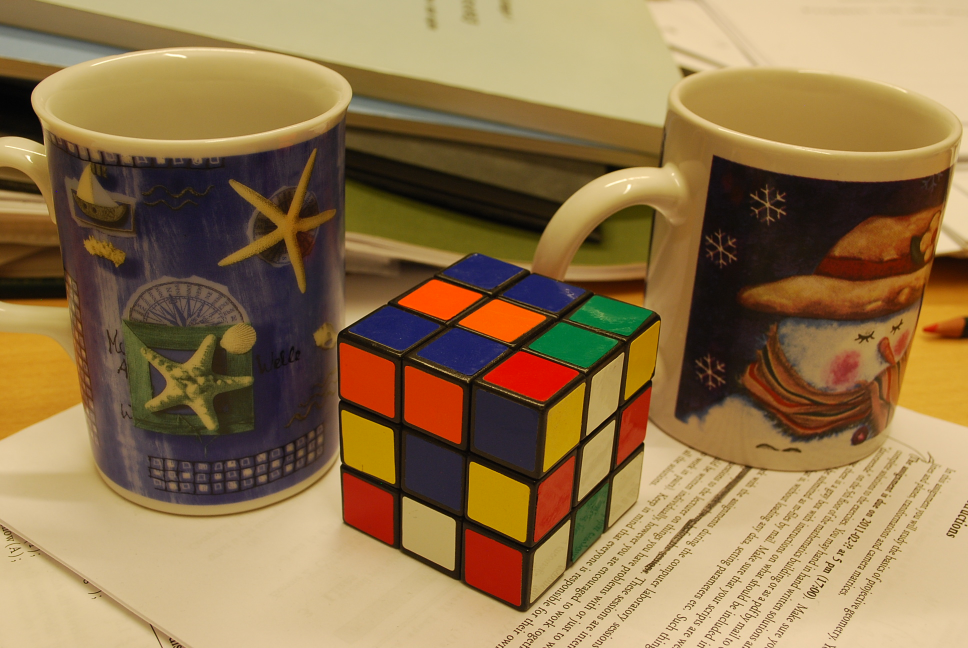
#> input picture assignment-2/data/images/cube1.JPG, 1936 x 1296 px, found by its file name (shown at 1/2 size); its folder holds 6 pictures in this run
$ jupyter execute --allow-errors assignment-2.ipynb
#> lines starting #> are read from the running program, lines starting #| are printed output that depends on the picture
# Assignment 2 - Calibration and DLT
**Author:** Johannes Holmgren

[cell 1]
# Import external modules
# Uncomment below to have interactive 3D models
# %matplotlib widget
import math
import numpy as np
import matplotlib.pyplot as plt
from mpl_toolkits.mplot3d import Axes3D
from scipy.io import loadmat
from scipy.linalg import null_space, inv, qr
import cv2
from skimage import transform

# Import internal modules/files
import plotter
import utils

[cell 2]
# ----- Constants -----
MAT_PATH = 'data/mat/'      # Path to data
IMG_PATH = 'data/images/'   # Path to images
# ---------------------

#> (a cell that did not finish here is left out)

[cell 4]
# Computer Exercise 2

# [103 lines left out: functions get_normalization_matrix, estimate_camera_DLT, rq, not called in this run]


# ----- Load data -----
#> (the rest of this cell did not finish here and is left out)

[cell 5]
# Computer Exercise 3
def vl_sift(im):
    # Initialize the SIFT detector
    sift = cv2.SIFT_create(contrastThreshold=0.05)  # 'PeakThresh' in VLFeat is similar to 'contrastThreshold' in OpenCV

    # Detect keypoints and compute descriptors
    keypoints, descriptors = sift.detectAndCompute(im, None)

    # Convert keypoints to a format similar to VLFeat's `f1` matrix
    f = np.array([kp.pt + (kp.size, kp.angle) for kp in keypoints], dtype=np.float32).T  # Each column: [x, y, scale, orientation]
    d = descriptors.T  # SIFT descriptors
    return f, d

def vl_plotframe(im, f):
    # Plot the image
    plt.imshow(im, cmap='gray')
    plt.axis('off')

    # Plot the keypoints
    for x, y, scale, orientation in f.T:  # Each column of f1 corresponds to a keypoint
        # Scale factor for visualization
        radius = scale / 2
        circle = plt.Circle((x, y), radius, color='r', fill=False, linewidth=1.5)
        plt.gca().add_artist(circle)

        # Optional: Add orientation line
        dx = radius * np.cos(orientation)
        dy = radius * np.sin(orientation)
        plt.arrow(x, y, dx, dy, color='b', head_width=0.5, head_length=0.5)

    plt.show()

def vl_ubcmatch(d1, d2):
    # d1 and d2 are the SIFT descriptors from the two images
    # OpenCV FLANN-based matcher
    flann = cv2.FlannBasedMatcher(dict(algorithm=1, trees=5), dict(checks=50))

    # Match descriptors using k-nearest neighbors (k=2)
    matches = flann.knnMatch(d1.T, d2.T, k=2)  # Transpose descriptors to match OpenCV's format

    # Apply the Lowe's ratio test
    good_matches = []
    scores = []
    for m, n in matches:
        if m.distance < 0.75 * n.distance:  # Adjust the ratio as needed
            good_matches.append((m.queryIdx, m.trainIdx))
            scores.append(m.distance)

    # Convert matches and scores to NumPy arrays for easier manipulation
    matches = np.array(good_matches).T  # Shape: (2, num_matches)
    scores = np.array(scores)

    return matches, scores

# ----- Load data -----
im1 = cv2.imread(IMG_PATH + 'cube1.jpg')
#> im1 is the input picture: shape (1296, 1936, 3); mean B, G, R 76.9, 117.5, 145.2
im2 = cv2.imread(IMG_PATH + 'cube2.jpg')
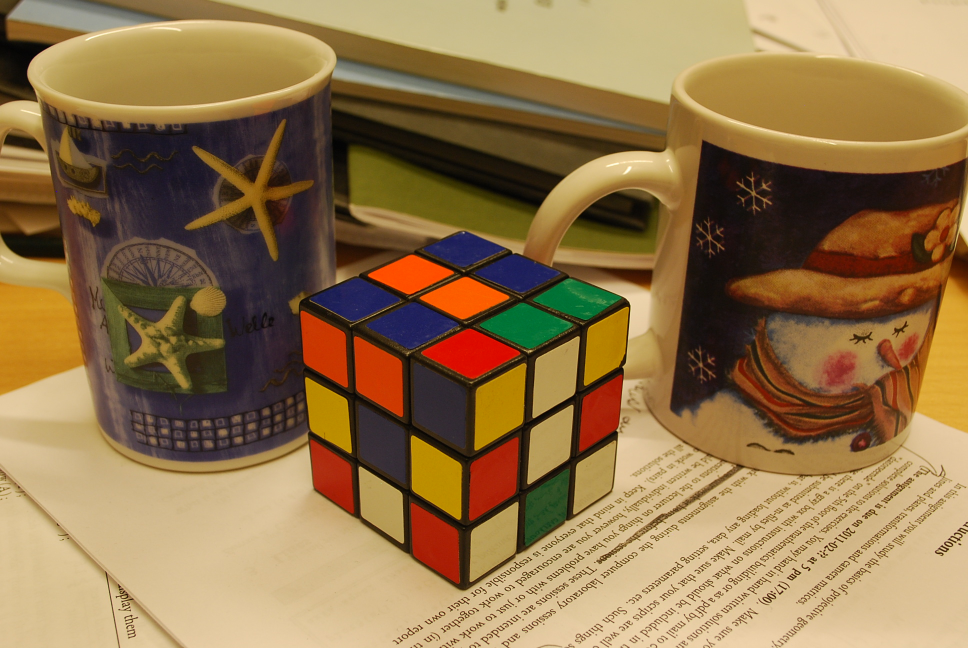
#> input picture assignment-2/data/images/cube2.JPG, 1936 x 1296 px, found by its file name (shown at 1/2 size)
#> im2 is the input picture: shape (1296, 1936, 3); mean B, G, R 75.1, 116.4, 145.7

# Convert to grayscale
gray_im1 = cv2.cvtColor(im1, cv2.COLOR_BGR2GRAY)
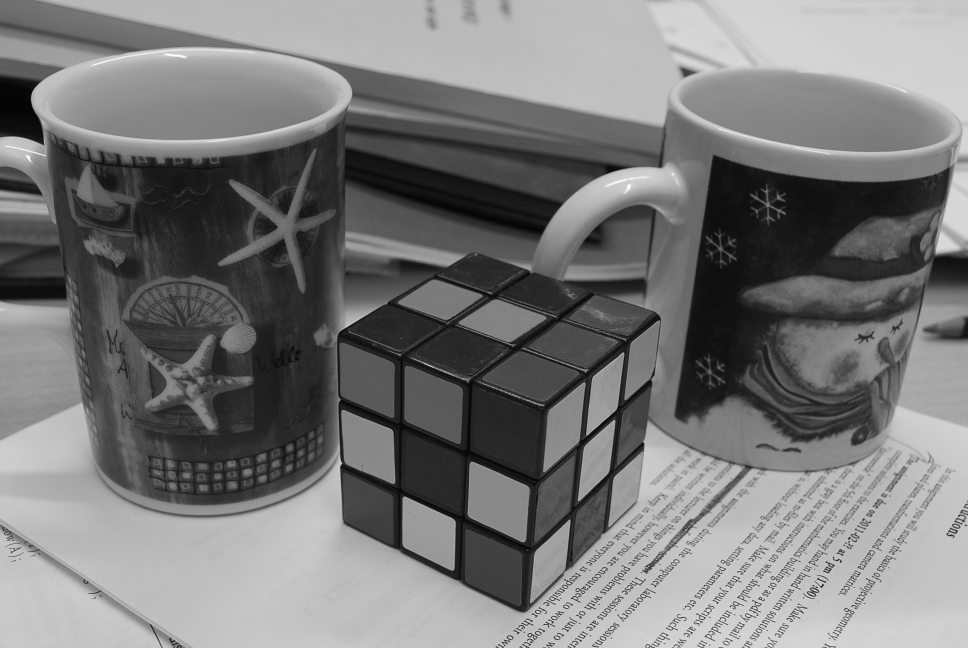
#> gray_im1: shape (1296, 1936) (shown at 1/2 size); min 1, max 254, mean 121.2
gray_im2 = cv2.cvtColor(im2, cv2.COLOR_BGR2GRAY)
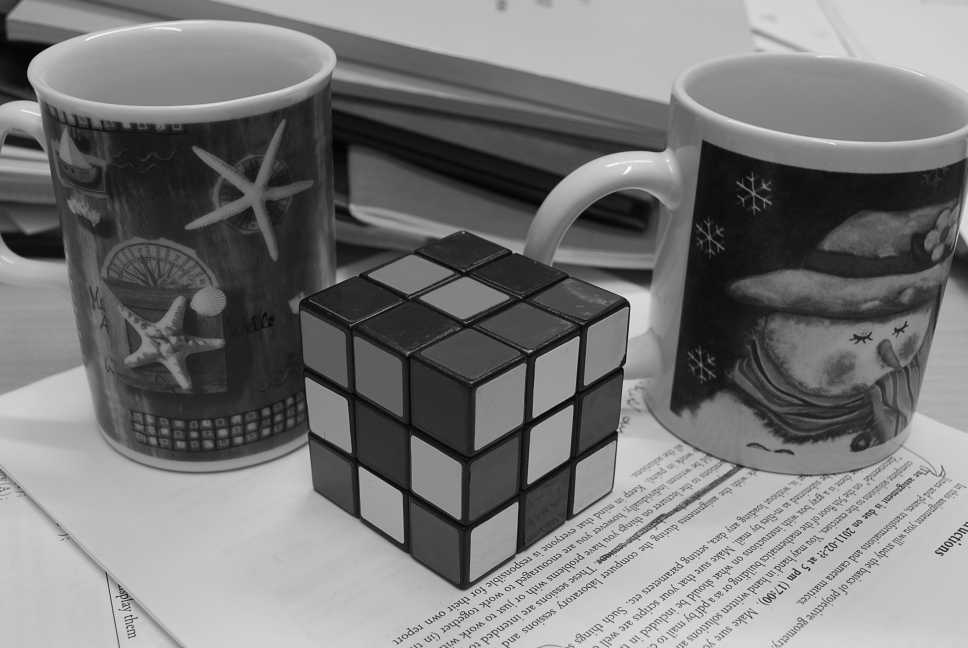
#> gray_im2: shape (1296, 1936) (shown at 1/2 size); min 2, max 254, mean 120.5
# ---------------------

""" # Blur images to get rid of small details (text)
gray_im1_blur = cv2.GaussianBlur(gray_im1, (11, 11), 1.7)
gray_im2_blur = cv2.GaussianBlur(gray_im2, (11, 11), 1.7) """

fig, axs = plt.subplots(1, 2)
axs[0].imshow(gray_im1, cmap='gray')
axs[1].imshow(gray_im2, cmap='gray')
plt.show()
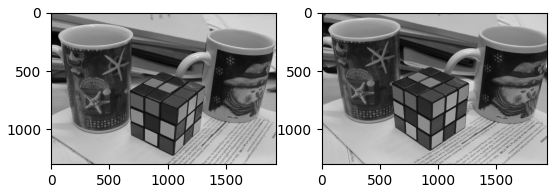
#> figure drawn by matplotlib, 2 panels

# Get features
f1, d1 = vl_sift(gray_im1)
#> in vl_sift, `keypoints, descriptors = sift.detectAndCompute(im, None)`: keypoints = 5145 keypoints; strongest (x, y, size): (1682, 1123, 2.7), (1627, 1171, 2.2), (1646, 1170, 2.7), (1650, 1164, 2.5)
f2, d2 = vl_sift(gray_im2)
#> in vl_sift (call 2), `keypoints, descriptors = sift.detectAndCompute(im, None)`: keypoints = 6146 keypoints; strongest (x, y, size): (1643, 1111, 2.6), (1543, 1183, 2.3), (1920, 1088, 2.8), (1648, 1107, 2.5)

# Plot features with image
vl_plotframe(im1, f1)
#> the loop in vl_plotframe, `for x, y, scale, orientation in f.T:` made 5145 passes
#> (x, y, scale, orientation, radius, dx, dy) on passes 1 to 3: (2.43, 1051, 1.86, 302, 0.932, 0.87, 0.334), (5.14, 1056.3, 2.13, 146.3, 1.06, -0.254, 1.03), (6.91, 1060.9, 2.02, 147.1, 1.01, -0.85, 0.546)
#> in vl_plotframe, `plt.show()`:
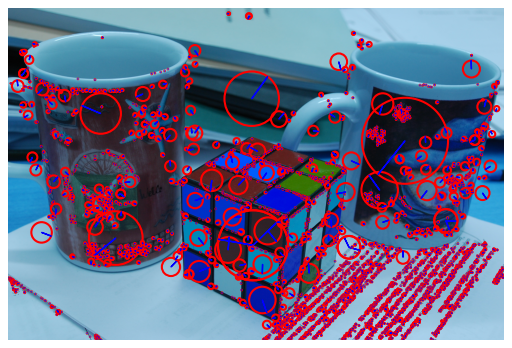
#> figure drawn by matplotlib, 1 panel; B, G, R data is drawn as R, G, B

# Match descriptors for the two images
matches, scores = vl_ubcmatch(d1, d2)
#> in vl_ubcmatch, `matches = flann.knnMatch(d1.T, d2.T, k=2)  # Transpose descriptors to ..`: matches = 5145 matches
#> after the loop in vl_ubcmatch, `for m, n in matches:`: good_matches = 1341 pairs, first value 6 to 5140, second value 8 to 6141; scores = 1341 values, max 295.7 at index 436, min 20.47 at index 272, mean 125.3

# Extract matching points
x1 = f1[:2, matches[0, :]]  # First two rows (x, y) from f1 for matched indices
x2 = f2[:2, matches[1, :]]  # First two rows (x, y) from f2 for matched indices

# Randomly select 10 points and plot lines between points
perm = np.random.permutation(matches.shape[1])

# Concatenate images side by side
concatenated_image = np.concatenate((im1, im2), axis=1)
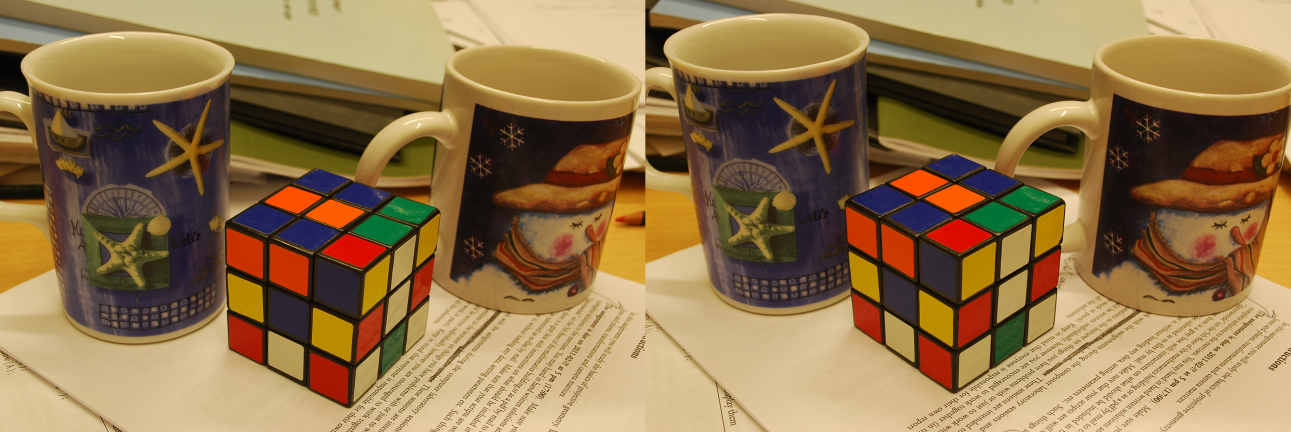
#> concatenated_image: shape (1296, 3872, 3) (shown at 1/3 size); mean B, G, R 76, 117, 145.5

# Display the concatenated image
plt.figure(figsize=(10, 5))
plt.imshow(concatenated_image, cmap='gray')
plt.axis('off')

# Select 10 random matches from the permutation
num_matches_to_plot = 10
selected_indices = perm[:num_matches_to_plot]

# Plot the matched points
for idx in selected_indices:
    # Coordinates in the first image
    x1_x, x1_y = x1[0, idx], x1[1, idx]
    # Coordinates in the second image (shifted by im1's width)
    x2_x, x2_y = x2[0, idx] + im1.shape[1], x2[1, idx]

    # Plot a line connecting the matched points
    plt.plot([x1_x, x2_x], [x1_y, x2_y], '-', linewidth=1.5, color='yellow')
#> this loop made 10 passes
#> (x1_x, x1_y, x2_x, x2_y) on passes 1 to 10: (1506, 1054, 3554.6, 1000.1), (1209.8, 1137.4, 3132.1, 1058.9), (523.8, 914.3, 2409.4, 837.7), (1915.5, 1053.2, 3836.6, 1089.6), (1234.5, 1073.4, 3098.5, 1050), (428.2, 318.3, 2288.9, 251.2), (1338.3, 1131.6, 3405.3, 1119.7), (1276.9, 1116.4, 3534, 1103.9), (1411.4, 1173.9, 3249, 1165.6), (308.1, 805.9, 2199.2, 718.1)

plt.show()
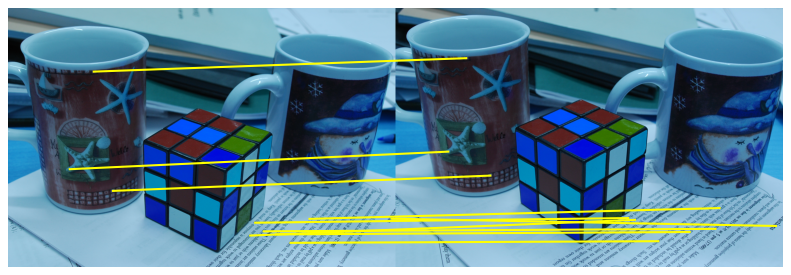
#> figure drawn by matplotlib, 1 panel; B, G, R data is drawn as R, G, B

### Answers: A lot of matches on the text, which seems to be correct in
###          some cases but other it's not / diffcult to say.
